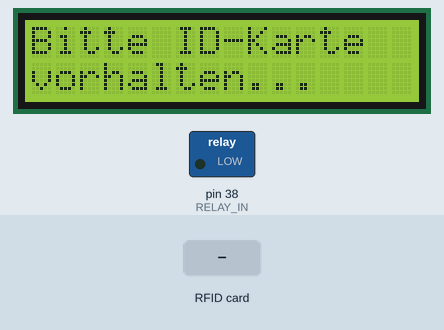
Recording of a sketch running on a simulated Arduino Mega 2560, built with avr-gcc and run on an emulated ATmega2560. Shown: 16×2 character LCD, switched loads named in the sketch (green lamp = pin HIGH). The inputs (shaded band) are chosen by the test bench. Pins used as bus, display or sensor lines are not drawn; what the sketch prints to the serial monitor is not drawn.

Above: at 1.8 s.
1.9 s: RFID card 5E 7A 19 C4 held to the reader
At 3.0 s:
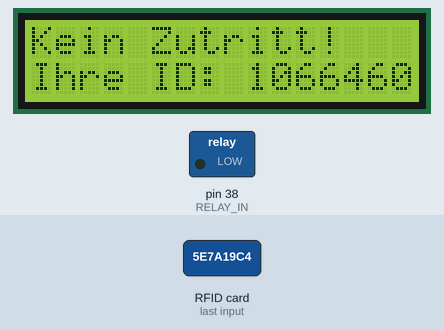
Timing chart, 0 to 4.9 s (numbered marks = the images above; inputs shaded):
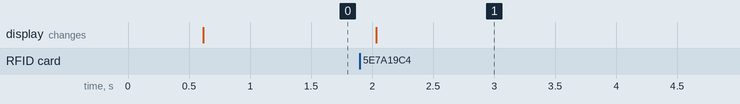

Measured:
- after the input at 1.9 s, the display: changes after 0.13 s (image 1)

The sketch:

access_control.ino
```cpp
/*
    Projektarbeit
    Hochschule Ostwestfalen-Lippe
    Fachbereich 5 - Eletrotechnik und Technische Informatik
    Projekt: RFID-Zugangskontrolle
    Autor: Cihan Aydogdu
    Version: 1.0.3
    Information: Due to GitHub and YouTube publication
                 I added comments in English.
*/

// Including required libraries
#include <SPI.h> // SPI library
#include <MFRC522.h> // RFID library
#include <LiquidCrystal.h> // LCD library
#include <Time.h> // Time library

// Defining the time and date
/* Before compiling the sketch and write the program on
the Arduino Mega chip you have to set the time and date.
It is stored as long as the Arduino has power supply.
Of course you can also attach a battery. You can decide
for yourself. */
#define HR 13
#define MN 12
#define SC 0
#define DY 14
#define MT 6
#define YR 16

// Defining the RFID pins
#define RFID_SDA_PIN 53
#define RFID_RST_PIN 7

// Defining the LCD pins
#define LCD_DATA7 2
#define LCD_DATA6 3
#define LCD_DATA5 4
#define LCD_DATA4 5
#define LCD_ENABLE 11
#define LCD_REGISTER_SELECT 12

// Definig the relay pin
#define RELAY_IN 38

// Array list with valid and invalid IDs and dummy IDs
/*
Valid ID:       1509570 (This ID in the array below)
Invalid ID:     1504830 (No access allowed)
Dummy ID1:      0000000 (Only for demonstration purposes)
Dummy ID2:      1111111 (                "              )
Dummy ID3:      2222222 (                "              )
*/
unsigned long int id_list[] = { 1509570, 0000000, 1111111, 2222222 };

// Naming the RFID receiver and specify pin
MFRC522 mfrc522(RFID_SDA_PIN, RFID_RST_PIN);

// Naming the LCD and specify pin
LiquidCrystal lcd(LCD_REGISTER_SELECT, LCD_ENABLE, LCD_DATA4, LCD_DATA5, LCD_DATA6, LCD_DATA7);

// Setup function (Initialization of the components)
void setup()
{
  Serial.begin(9600); // Starting the serial connection (monitor)
  SPI.begin(); // Starting the SPI connection
  mfrc522.PCD_Init(); // Initialization of the RFID receiver
  pinMode(RELAY_IN, OUTPUT); // Initialization of the relay
  setTime(HR,MN,SC,DY,MT,YR); // Time and date are set at program start
  delay(500); // Short wait time to solve the "flickering" problem on the LCD display
  lcd.begin(16, 2);  // Initialization of the LCD
}

// Query function (is ID in array list or not)
bool is_code_in_array_list(long int candidate){
    int arraysize = sizeof(id_list) / sizeof(long int);
    int i;
    for (i=0; i < arraysize; i++)
    {
      if (id_list[i] == candidate)
      {
        return true;
      }
    }
    return false;
}

// loop function (main part which is repeating during the operation)
void loop()
{
  // At this point use NO lcd.clear() otherwise the LCD flackers
  lcd.setCursor(0, 0);
  lcd.print("Bitte ID-Karte"); // e.g. you can change it to: Please show your ID.
  lcd.setCursor(0, 1);
  lcd.print("vorhalten...");

  if ( ! mfrc522.PICC_IsNewCardPresent()) // When a card is in range...
  {
    return; // continue to next if...
  }

  if ( ! mfrc522.PICC_ReadCardSerial()) // When a RFID transmitter has been selected...
  {
    return;
  }

  // The ID is stored in this variable later
  unsigned long int code = 0;

  // All 4 blocks will be readouted and summarized
  for (byte i = 0; i < mfrc522.uid.size; i++)
  {
    code = ((code+mfrc522.uid.uidByte[i])*10);
  }

  // Output on serial monitor
  Serial.print("Die ID des RFID-Tags lautet:  ");
  // UID of the RFID tag will be readouted
  // The output can be in decimal, hexadecimal or binary
  for (byte j = 0; j < mfrc522.uid.size; j++)
  {
    Serial.print(mfrc522.uid.uidByte[j], DEC); // decimal format
    //Serial.print(mfrc522.uid.uidByte[j], HEX); // hexadecimal format
    //Serial.print(mfrc522.uid.uidByte[j], BIN); // binary format
    Serial.print(" ");
  }
  Serial.println();
  Serial.print("Berechnete Kennung:           ");
  Serial.print(code);
  Serial.println();

  // Is ID in array list
  if (is_code_in_array_list(code))
  {
    // Output on serial monitor (e.g. for record/protocol in a company)
    Serial.println("Autorisierung:                JA");
    digitalClockDisplay();
    Serial.println();

    // Output on LCD (e.g. for employees)
    lcd.clear();
    lcd.setCursor(0, 0);
    lcd.print("Zutritt gew\xE1hrt");
    lcd.setCursor(0, 1);
    lcd.print("Ihre ID: ");
    lcd.print(code);

    // Unlock the door and lock it after 5 seconds
    digitalWrite(RELAY_IN, HIGH);
    delay(5000); // wait 5 seconds
    digitalWrite(RELAY_IN, LOW);

    // 1,5 Sekunden warten, damit LCD nicht "flackert" und dann LCD-Anzeige loeschen
    // Wait for 1,5 seconds to prevent a LCD flackering and then clear the LCD display
    delay(1500);
    lcd.clear();

  }
  else
  {
    // Output on serial monitor
    Serial.println("Autorisierung:                NEIN");
    digitalClockDisplay();
    Serial.println();

    // Output on LCD
    lcd.clear();
    lcd.setCursor(0, 0);
    lcd.print("Kein Zutritt!");
    lcd.setCursor(0, 1);
    lcd.print("Ihre ID: ");
    lcd.print(code);

    delay (5000); // wait 5 seconds
    lcd.clear();
  }
}

// Function for date and time
void digitalClockDisplay(){
  Serial.print("Zeitpunkt:                    ");
  Serial.print(hour());
  Serial.print(":");
  printDigits(minute());
  Serial.print(":");
  printDigits(second());
  Serial.print("  ");
  printDigits(day());
  Serial.print(".");
  printDigits(month());
  Serial.print(".");
  Serial.print(year());
  Serial.println();
}

// Function to write a zero before the single digits
// e.g. 10:2:9 1.3.2016 --> 10:02:09 01.03.2016
void printDigits(int digits){
  if(digits < 10)
  {
    Serial.print('0');
  }
  Serial.print(digits);
}
```
